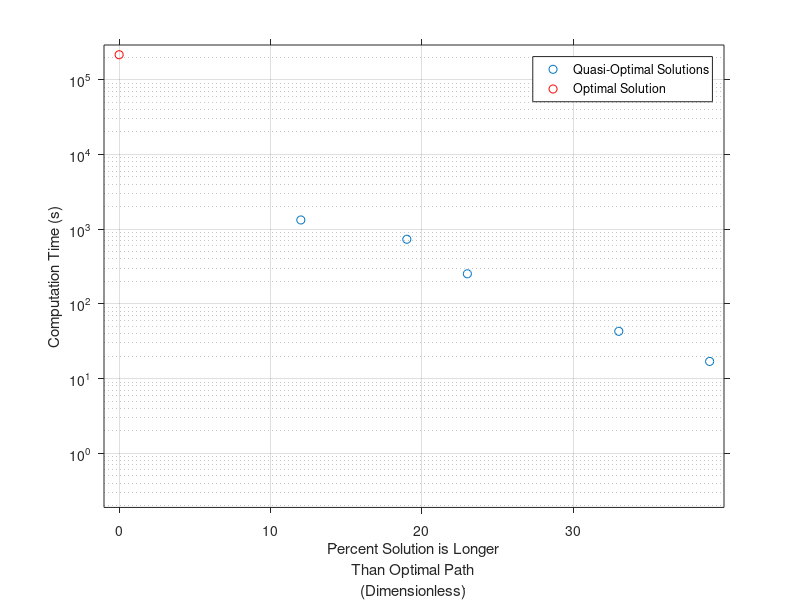

Here is the MATLAB script that generated this plot:
CompTime = [0.14 253 17 734 1329 43];
Optimals = [37 23 39 19 12 33];
OpTime = [216200]; Opt = [0];
plot(Optimals,CompTime,'o');hold on;plot(Opt,OpTime,'o','Color','r');
xlabel({'Percent Solution is Longer','Than Optimal Path','(Dimensionless)'});
ylabel({'Computation Time (s)'});set(gca,'yscale','log');grid on;axis tight;
set(gca,'tickdir','out');xli = xlim*1.05-1;yli = ylim*1.35;
xlim(xli);ylim(yli);legend({'Quasi-Optimal Solutions','Optimal Solution'});